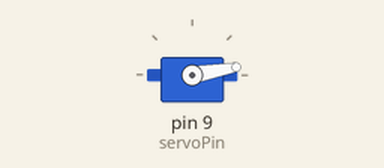
The sketch below on a simulated Arduino Uno, built with avr-gcc and run on an emulated ATmega328P. Parts: servo. Wiring (inferred from the names in the program): servo: signal pin 9. Servo pulses on a pin are drawn as a servo (544–2400 µs = 0–180°).

Above: at 0.1 s.
At 8.0 s:
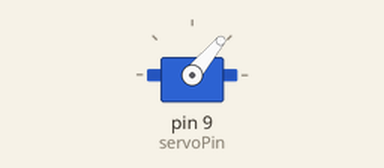
At 17.8 s:
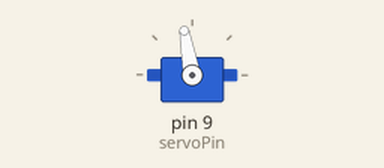
At 37.3 s:
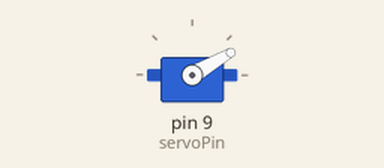
Timing chart, 0 to 40.0 s (numbered marks = the images above):
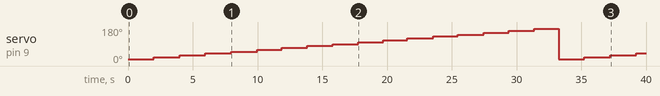

The sketch:

SoftPWM.ino
```cpp
int servoPin = 9;
int angulo;

void setup() {
  pinMode(servoPin, OUTPUT);
}
void pulso(int angulo)
{
   int tempo  = (angulo*10) + 600;
   int condicaoParada = (20000-tempo)/tempo;

   digitalWrite(servoPin, HIGH);
   delayMicroseconds(tempo);
   digitalWrite(servoPin, LOW);
   for(int i=0; i<condicaoParada; i++) delayMicroseconds(tempo);
}

void loop() {
  for(int angulo = 10; angulo < 180; angulo+=10){
    for (int i = 0; i < 100; i++) pulso(angulo);
    delay(5);
  }
  delay(50);
}
```

Measured:
- by itself, servo on pin 9 (servoPin): 10° → 20° at 2.0 s, → 30° 2.0 s later, → 40° 2.0 s later, → 50° 2.0 s later, … (20 changes in this stretch)
